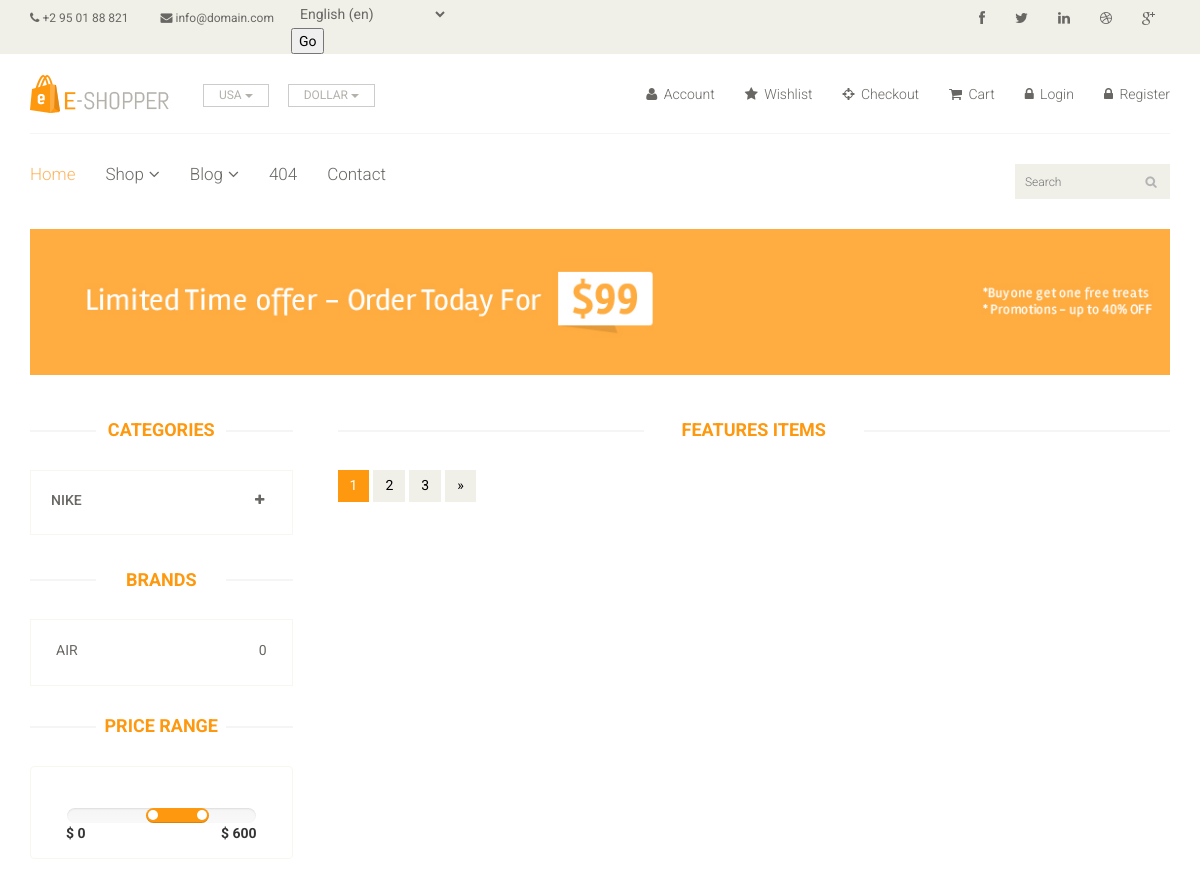
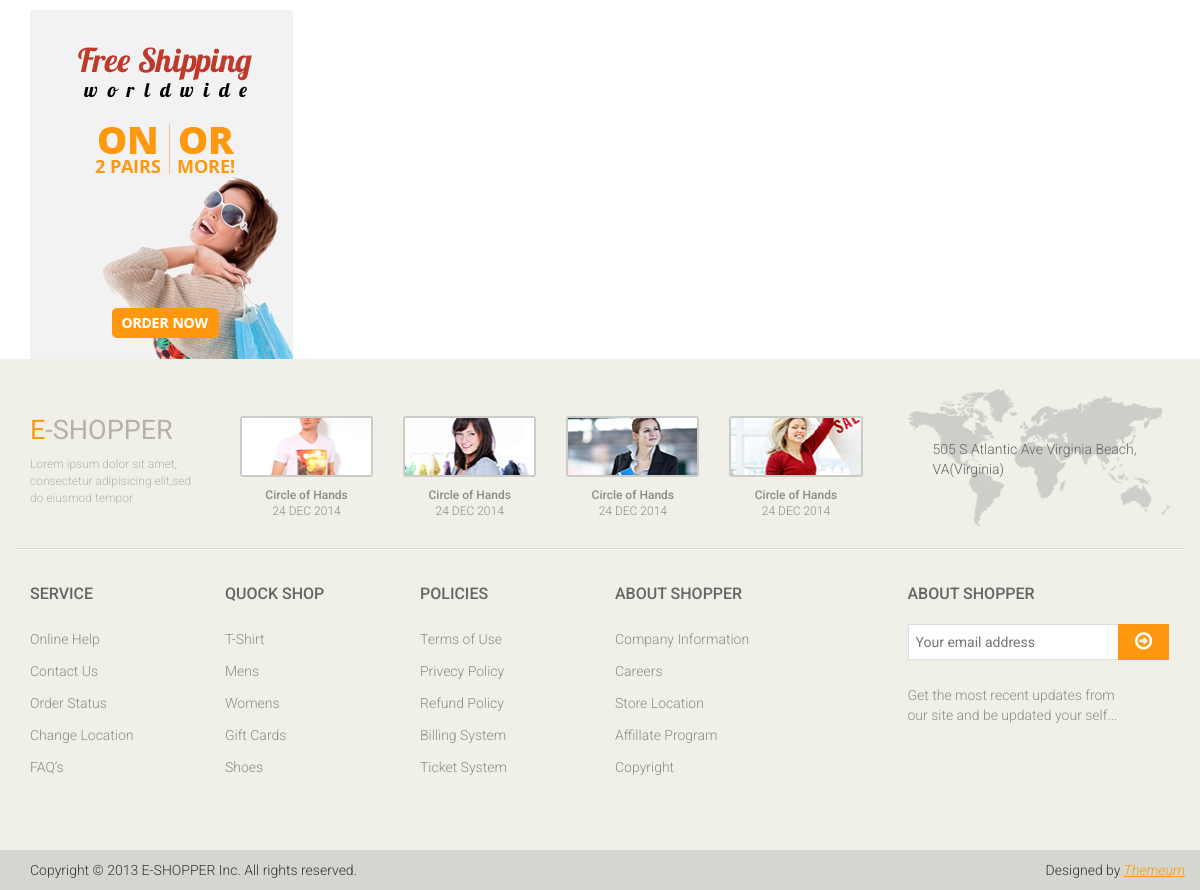
The page /en/shop/8/ on the database its author committed (2 pictures, top to bottom).
### main/models.py (models this page shows, shortened)
class ForZhenya(models.Model):
    name = models.CharField('ForZhenya', max_length=40)

class Category(models.Model):
    name = models.CharField('Category name', max_length=30)
    class Meta:
        verbose_name = 'Category'
        verbose_name_plural = 'Categories'

class SubCategory(models.Model):
    category = models.ForeignKey(Category, on_delete=models.CASCADE, related_name='categ')
    name = models.CharField('SubCategory name', max_length=30)
    class Meta:
        verbose_name = 'SubCategory'
        verbose_name_plural = 'SubCategories'

### main/views.py (the view)
# urls.py: path('shop/<int:id>/', views.ShopListView.as_view(), name='shop'),
class ShopListView(ListView):
    template_name = 'main/shop.html'
    def get(self, request, id):
        for_zhenya_name = ForZhenya.objects.all()[0]
        products = SubCategory.objects.filter(pk=id)
        brand_list = SubCategory.objects.all()
        category_list = Category.objects.all().order_by('name')
        return render(request, self.template_name, context={
            'products':products,
            'category_list':category_list,
            'brand_list':brand_list,
            'for_zhenya_name':for_zhenya_name
            })

### main/templates/main/shop.html (shortened to what this page needs)
{% extends 'main/base.html' %}
{% block body %}
	<section id="advertisement">
		<div class="container">
			<img src="images/shop/advertisement.jpg" alt="" />
		</div>
	</section>
	<section>
		<div class="container">
			<div class="row">
				{% include 'inc/category.html' %}
				<div class="col-sm-9 padding-right">
					<div class="features_items">
						<h2 class="title text-center">Features Items</h2>
						<ul class="pagination">
							<li class="active"><a href="">1</a></li>
							<li><a href="">2</a></li>
							<li><a href="">3</a></li>
							<li><a href="">&raquo;</a></li>
						</ul>
					</div>
				</div>
			</div>
		</div>
	</section>
{% endblock %}

### main/templates/inc/category.html (shortened to what this page needs)
<div class="col-sm-3">
    <div class="left-sidebar">
        <h2>{{ for_zhenya_name.name }}</h2>
        <div class="panel-group category-products" id="accordian">
            {% for i in category_list %}
            <div class="panel panel-default">
                <div class="panel-heading">
                    <h4 class="panel-title">
                        <a data-toggle="collapse" data-parent="#accordian" href="#{{ i.id }}">
                            <span class="badge pull-right"><i class="fa fa-plus"></i></span>
                            {{ i.name }}
                        </a>
                    </h4>
                </div>
            </div>
            {% endfor %}
        </div>
        <div class="brands_products">
            <h2>Brands</h2>
            <div class="brands-name">
                <ul class="nav nav-pills nav-stacked">
                    {% for i in brand_list %}
                        <li><a href="{% url 'shop' i.id %}"> <span class="pull-right">{{ i.subcateg.count }}</span>{{ i.name }}</a></li>
                    {% endfor %}
                </ul>
            </div>
        </div>
        <div class="price-range">
            <h2>Price Range</h2>
            <div class="well text-center">
                 <input type="text" class="span2" value="" data-slider-min="0" data-slider-max="600" data-slider-step="5" data-slider-value="[250,450]" id="sl2" ><br />
                 <b class="pull-left">$ 0</b> <b class="pull-right">$ 600</b>
            </div>
        </div>
        <div class="shipping text-center">
            <img src="images/home/shipping.jpg" alt="" />
        </div>
    </div>
</div>

### main/static/css/main.css (style rules this page uses)
body { font-family: 'Roboto', sans-serif; background:; position: relative; font-weight:400px; }
ul li { list-style: none; }
a { -webkit-transition: 300ms; -moz-transition: 300ms; -o-transition: 300ms; transition: 300ms; }
h1, h2, h3, h4, h5, h6 { font-family: 'Roboto', sans-serif; }
.category-products { border: 1px solid #F7F7F0; margin-bottom: 35px; padding-bottom: 20px; padding-top: 15px; }
.left-sidebar h2, .brands_products h2 { color: #FE980F; font-family: 'Roboto', sans-serif; font-size: 18px; font-weight: 700; margin: 0 auto 30px; text-align: center; text-transform: uppercase; position: relative; z-index:3; }
.left-sidebar h2:after, h2.title:after { content: " "; position: absolute; border: 1px solid #f5f5f5; bottom:8px; left: 0; width: 100%; height: 0; z-index: -2; }
.left-sidebar h2:before { content: " "; position: absolute; background: #fff; bottom: -6px; width: 130px; height: 30px; z-index: -1; left: 50%; margin-left: -65px; }
h2.title:before { content: " "; position: absolute; background: #fff; bottom: -6px; width: 220px; height: 30px; z-index: -1; left: 50%; margin-left: -110px; }
.category-products .panel { background-color: #FFFFFF; border: 0px; border-radius: 0px; box-shadow:none; margin-bottom: 0px; }
.category-products .panel-default .panel-heading { background-color: #FFFFFF; border: 0 none; color: #FFFFFF; padding: 5px 20px; }
.category-products .panel-default .panel-heading .panel-title a { color: #696763; font-family: 'Roboto', sans-serif; font-size: 14px; text-decoration: none; text-transform: uppercase; }
.category-products .badge { background:none; border-radius: 10px; color: #696763; display: inline-block; font-size: 12px; font-weight: bold; line-height: 1; min-width: 10px; padding: 3px 7px; text-align: center; vertical-align: baseline; white-space: nowrap; }
.brands-name { border: 1px solid #F7F7F0; padding-bottom: 20px; padding-top: 15px; }
.brands-name .nav-stacked li a { background-color: #FFFFFF; color: #696763; font-family: 'Roboto', sans-serif; font-size: 14px; padding: 5px 25px; text-decoration: none; text-transform: uppercase; }
.shipping { background-color: #F2F2F2; margin-top: 40px; overflow: hidden; padding-top: 20px; position: relative; }
.price-range { margin-top:30px; }
.well { background-color: #FFFFFF; border: 1px solid #F7F7F0; border-radius: 4px; box-shadow: none; margin-bottom: 20px; min-height: 20px; padding: 35px; }
.padding-right { padding-right: 0; }
.features_items { overflow:hidden; }
h2.title { color: #FE980F; font-family: 'Roboto', sans-serif; font-size: 18px; font-weight: 700; margin: 0 15px; text-transform: uppercase; margin-bottom: 30px; position: relative; }
#advertisement { padding-bottom: 45px; }
#advertisement img { width: 100%; }
.pagination { display: inline-block; margin-bottom: 25px; margin-top: 0; padding-left: 15px; }
.pagination li:first-child a, .pagination li:first-child span { border-bottom-left-radius: 0; border-top-left-radius: 0; margin-left: 0; }
.pagination li:last-child a, .pagination li:last-child span { border-bottom-right-radius: 0; border-top-right-radius: 0; }
.pagination .active a, .pagination .active span, .pagination .active a:hover, .pagination .active span:hover, .pagination .active a:focus, .pagination .active span:focus { background-color: #FE980F; border-color: #FE980F; color: #FFFFFF; cursor: default; z-index: 2; }
.pagination li a, .pagination li span { background-color: #f0f0e9; border: 0; float: left; line-height: 1.42857; margin-left: -1px; padding: 6px 12px; position: relative; text-decoration: none; margin-right: 5px; color:#000; }

### rows shown on the page
ForZhenya: name "CATEGORIES"
Category: name "NIKE"
SubCategory: subcateg.count "0", name "AIR"

### other values the page prints
form field language "English (en)"
